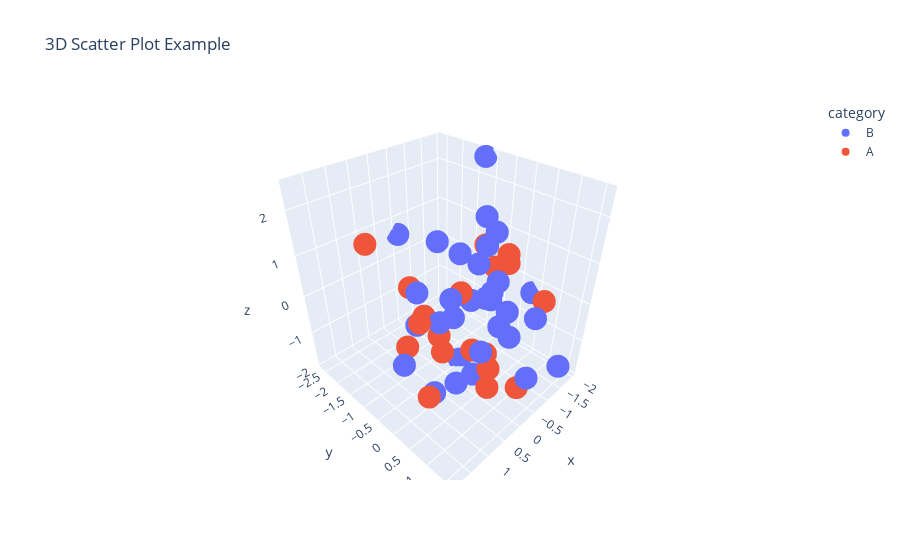

This figure's notebook cell:
### Code cell
# 13. Create a 3D scatter plot using Plotly.

np.random.seed(42)
df = pd.DataFrame({
    'x': np.random.randn(50),
    'y': np.random.randn(50),
    'z': np.random.randn(50),
    'category': np.random.choice(['A', 'B'], 50)
})

fig = px.scatter_3d(df, x='x', y='y', z='z', color='category', title="3D Scatter Plot Example")

fig.show()

### Figure 1 — Plotly figure (JSON) as saved in the notebook; plotly's stock layout.template omitted (floating-point values rounded to 4 significant figures)
{"data": [{"hovertemplate": "category=B<br>x=%{x}<br>y=%{y}<br>z=%{z}<extra></extra>", "legendgroup": "B", "marker": {"color": "#636efa", "symbol": "circle"}, "mode": "markers", "name": "B", "scene": "scene", "showlegend": true, "type": "scatter3d", "x": [0.4967, -0.1383, 0.6477, -0.2342, -0.2341, -0.4695, 0.5426, -0.4634, -0.4657, 0.242, -1.913, -0.5623, -1.013, -0.2258, 0.06753, -1.425, -0.5444, 0.1109, -1.151, -0.6006, 1.852, -1.058, -1.221, -1.96, -1.328, 0.1969, 0.7385, 0.1714, -0.7198, 1.057, 0.3436], "y": [0.3241, -0.3851, -0.6769, 1.031, 0.9313, 0.3313, 0.9755, -0.4792, -0.1857, -1.106, -1.196, 1.356, -0.07201, 1.538, -0.03583, 1.565, -2.62, 0.8219, 0.08705, 0.09176, 0.3571, -0.5183, -0.5018, 0.3288, -0.5298, 0.5133, 0.09708, 0.9686, -1.464, 0.2611, 0.005113], "z": [-1.415, -0.4206, -0.3427, -0.1613, 0.4041, 0.2576, -0.07445, -1.919, -0.02651, 0.06023, 2.463, 0.3015, -0.03471, -0.9094, 1.403, -1.402, 0.5869, 2.19, -0.9905, 0.09965, 0.06856, 0.4736, 1.55, -0.3221, 0.8135, -1.231, 0.2275, 1.307, 0.7818, -1.32, 0.5219]}, {"hovertemplate": "category=A<br>x=%{x}<br>y=%{y}<br>z=%{z}<extra></extra>", "legendgroup": "A", "marker": {"color": "#EF553B", "symbol": "circle"}, "mode": "markers", "name": "A", "scene": "scene", "showlegend": true, "type": "scatter3d", "x": [1.523, 1.579, 0.7674, -1.725, 0.3142, -0.908, -1.412, 1.466, 0.3757, -0.2917, -0.6017, -0.0135, 0.8225, 0.2089, -0.1156, -0.3011, -1.479, -0.4606, -1.763], "y": [0.6117, -0.8392, -0.3092, 0.8125, 1.004, 0.3616, -0.6451, 0.3614, -0.299, -1.988, -0.2197, 1.478, -0.8085, 0.9154, -0.7021, -0.3277, -0.3921, 0.2961, -0.2346], "z": [-0.8023, 1.886, 0.1746, -0.1924, -1.169, 1.143, 0.7519, 0.791, -0.5663, -0.5035, -1.551, -1.062, -0.9194, -0.7833, -1.607, 0.1846, 0.2599, -1.237, 0.297]}], "layout": {"legend": {"title": {"text": "category"}, "tracegroupgap": 0}, "scene": {"domain": {"x": [0, 1], "y": [0, 1]}, "xaxis": {"title": {"text": "x"}}, "yaxis": {"title": {"text": "y"}}, "zaxis": {"title": {"text": "z"}}}, "title": {"text": "3D Scatter Plot Example"}}}
